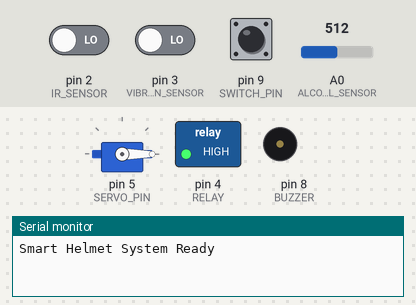
Bench run of a sketch on a simulated Arduino Uno, built with avr-gcc and run on an emulated ATmega328P. Parts: servo, switched loads named in the sketch (green lamp = pin HIGH), buzzer (waves = sounding, pin HIGH), the last lines printed to the serial monitor. The test bench sets the inputs (shaded band); at power-on: pin 9 (SWITCH_PIN) HIGH, pin 2 (IR_SENSOR) LOW, pin 3 (VIBRATION_SENSOR) LOW, A0 (ALCOHOL_SENSOR) = 512.

Above: at 1.2 s.
1.3 s: pin 9 (SWITCH_PIN) pulled LOW for 0.25 s
3.0 s: pin 2 (IR_SENSOR) driven HIGH and pin 9 (SWITCH_PIN) driven LOW
At 4.2 s:
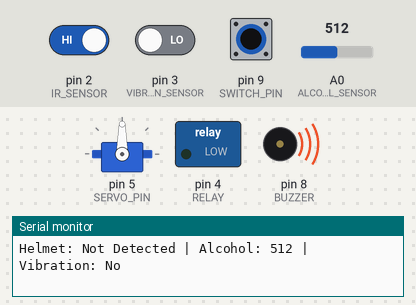
4.6 s: pin 3 (VIBRATION_SENSOR) driven HIGH
6.9 s: pin 2 (IR_SENSOR) driven LOW
9.2 s: pin 3 (VIBRATION_SENSOR) driven LOW
At 10.4 s:
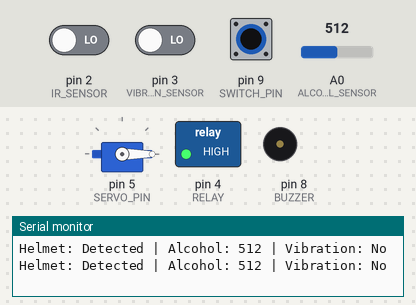
10.9 s: pin 2 (IR_SENSOR) driven HIGH
At 11.5 s:
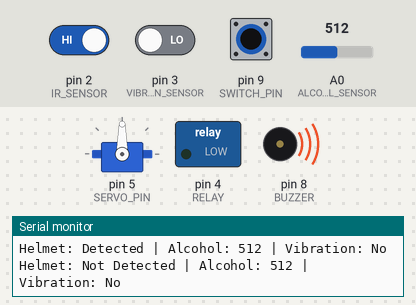
Timing chart, 0 to 13.4 s (numbered marks = the images above; inputs shaded):
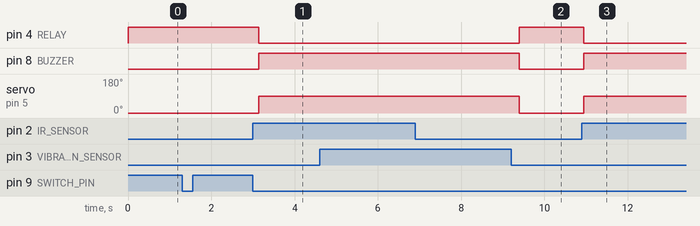

Measured:
- after the input at 3.0 s, pin 4 (RELAY): HIGH → LOW after 0.14 s; pin 8 (BUZZER): LOW → HIGH after 0.14 s; servo on pin 5 (SERVO_PIN): 0° → 90° after 0.14 s
- after the input at 9.2 s, pin 4 (RELAY): LOW → HIGH after 0.20 s; pin 8 (BUZZER): HIGH → LOW after 0.20 s; servo on pin 5 (SERVO_PIN): 90° → 0° after 0.20 s
- after the input at 10.9 s, pin 4 (RELAY): HIGH → LOW at once; pin 8 (BUZZER): LOW → HIGH at once; servo on pin 5 (SERVO_PIN): 0° → 90° at once

The sketch:

smart_helmet.ino
```cpp
#include <Servo.h>
#include <SoftwareSerial.h>

// Sensor and module pins
#define IR_SENSOR 2
#define VIBRATION_SENSOR 3
#define RELAY 4
#define SERVO_PIN 5
#define BUZZER 8
#define SWITCH_PIN 9
#define ALCOHOL_SENSOR A0

// Bluetooth: Arduino RX, TX
SoftwareSerial bluetooth(6, 7);

Servo safetyServo;

// Adjust after testing your MQ-3 sensor
int alcoholThreshold = 650;

void setup() {
  Serial.begin(9600);
  bluetooth.begin(9600);

  pinMode(IR_SENSOR, INPUT);
  pinMode(VIBRATION_SENSOR, INPUT);
  pinMode(RELAY, OUTPUT);
  pinMode(BUZZER, OUTPUT);
  pinMode(SWITCH_PIN, INPUT_PULLUP);

  safetyServo.attach(SERVO_PIN);
  safetyServo.write(0);

  // Assumed active-low relay
  digitalWrite(RELAY, HIGH);
  digitalWrite(BUZZER, LOW);

  Serial.println("Smart Helmet System Ready");
  bluetooth.println("Smart Helmet Ready");
}

void loop() {
  // Switch ON when connected to GND
  if (digitalRead(SWITCH_PIN) == HIGH) {
    digitalWrite(BUZZER, LOW);
    digitalWrite(RELAY, HIGH);
    safetyServo.write(0);
    delay(200);
    return;
  }

  // Assumed IR output LOW means helmet detected
  bool helmetDetected = (digitalRead(IR_SENSOR) == LOW);

  // Assumed SW-420 output HIGH means vibration detected
  bool vibrationDetected =
      (digitalRead(VIBRATION_SENSOR) == HIGH);

  int alcoholValue = analogRead(ALCOHOL_SENSOR);
  bool alcoholDetected = (alcoholValue >= alcoholThreshold);

  bool unsafeCondition =
      !helmetDetected || alcoholDetected || vibrationDetected;

  Serial.print("Helmet: ");
  Serial.print(helmetDetected ? "Detected" : "Not Detected");
  Serial.print(" | Alcohol: ");
  Serial.print(alcoholValue);
  Serial.print(" | Vibration: ");
  Serial.println(vibrationDetected ? "Detected" : "No");

  if (unsafeCondition) {
    digitalWrite(BUZZER, HIGH);

    // Assumed active-low relay
    digitalWrite(RELAY, LOW);
    safetyServo.write(90);

    bluetooth.println("WARNING: Unsafe condition detected!");

    if (!helmetDetected)
      bluetooth.println("Helmet not detected");

    if (alcoholDetected)
      bluetooth.println("Alcohol threshold exceeded");

    if (vibrationDetected)
      bluetooth.println("Vibration detected");
  } else {
    digitalWrite(BUZZER, LOW);
    digitalWrite(RELAY, HIGH);
    safetyServo.write(0);

    bluetooth.println("Status: SAFE");
  }

  delay(500);
}
```
